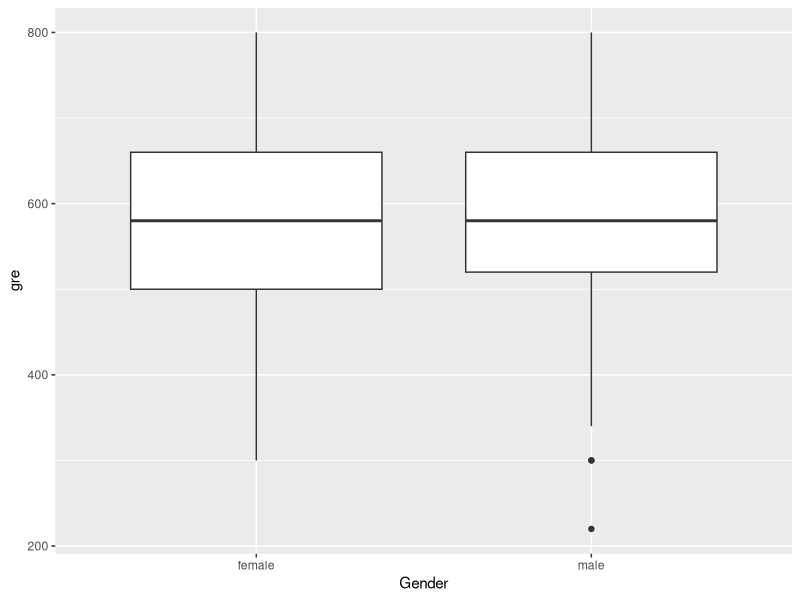
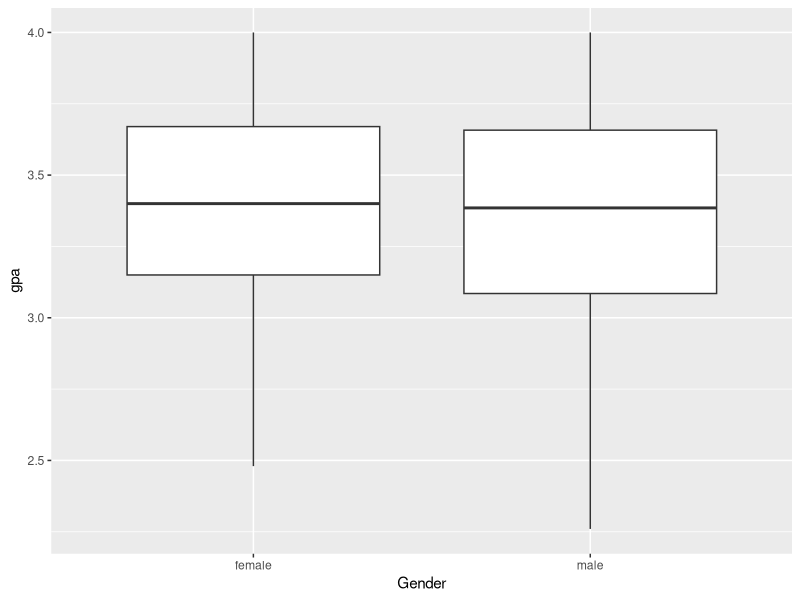
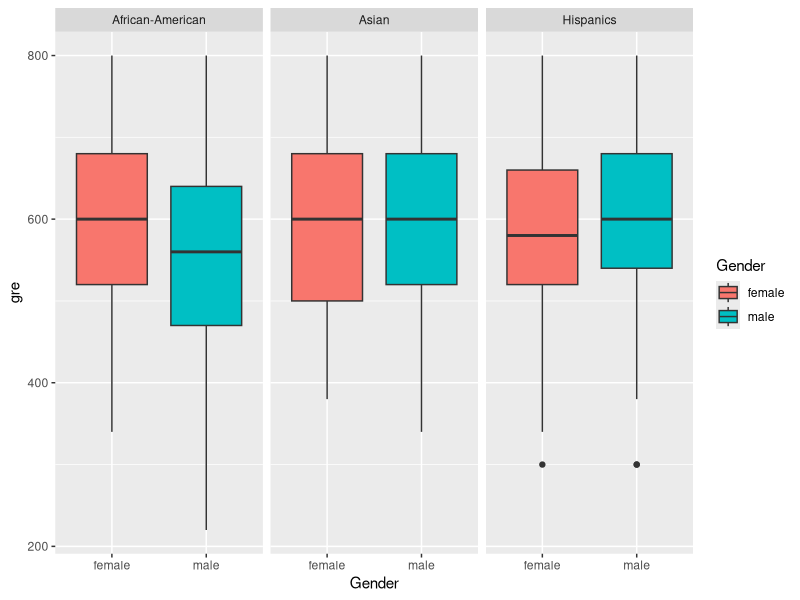
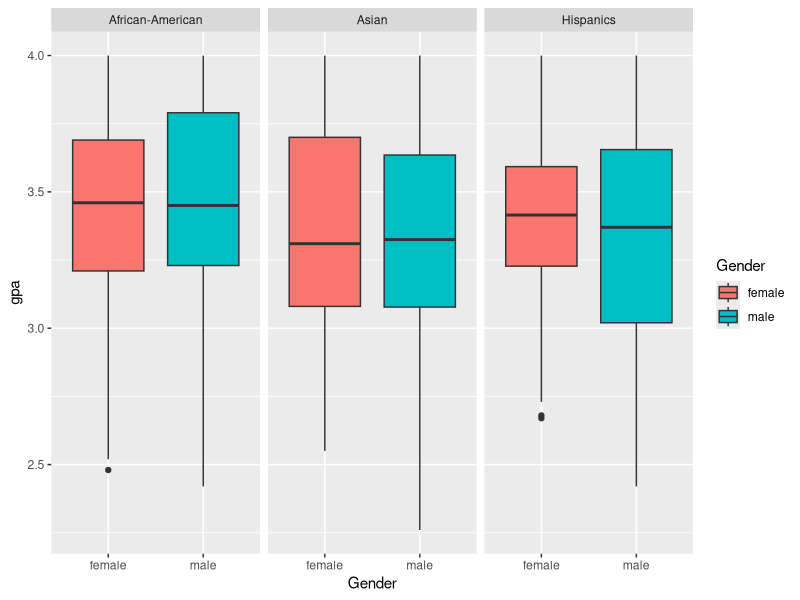
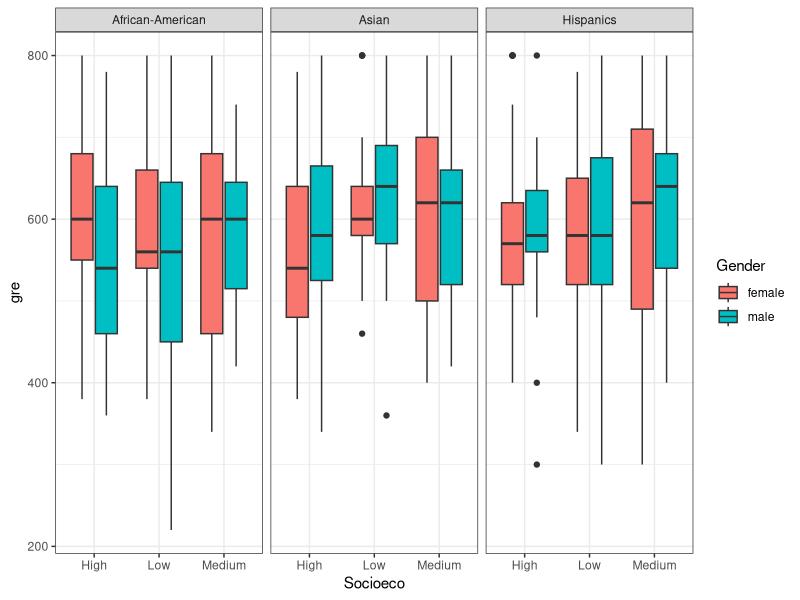
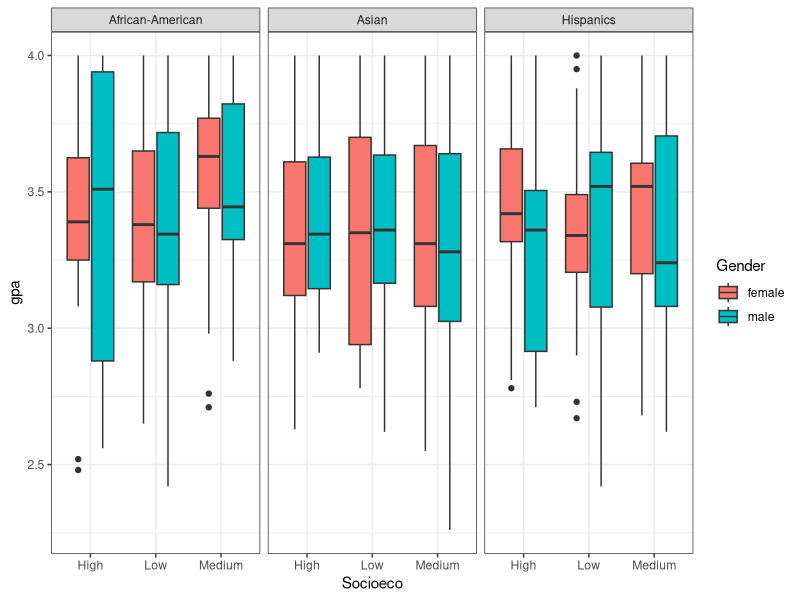
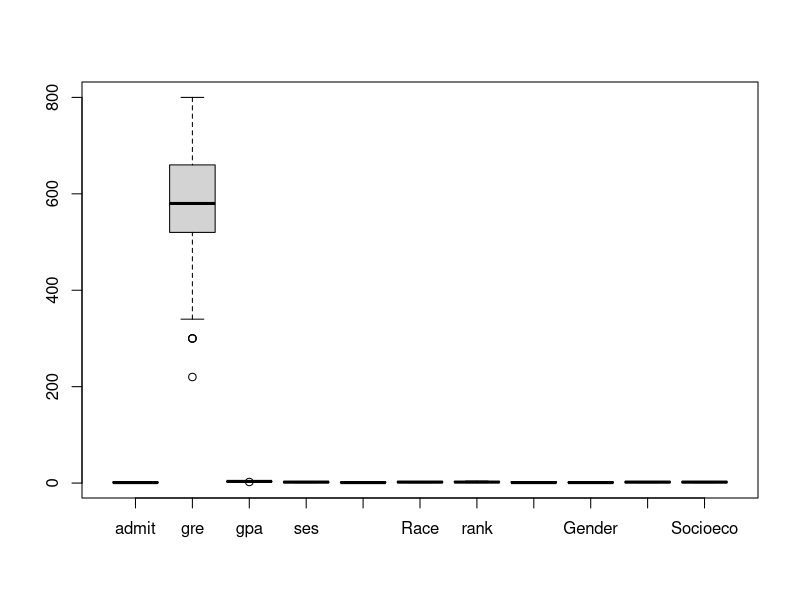
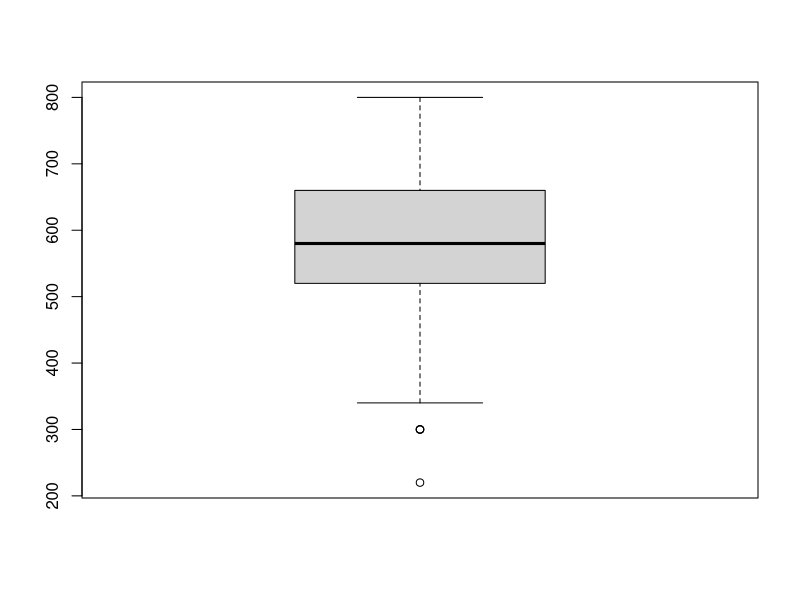

Recreate these plots in R, in order.
#Loading packages and librabies

if(!require(lubridate))install.packages("lubridate")
if(!require(readr))install.packages("readr")
if(!require(ggplot2))install.packages("ggplot2")
if(!require(tidyverse))install.packages("tidyverse")
if(!require(caret)) install.packages("caret")
if(!require(rpart)) install.packages("rpart")
if(!require(dplyr)) install.packages("dplyr")

library(caret)
library(tidyverse)
library(rpart)
library(readr)
library(dplyr)
library(ggplot2)
library(lubridate)


#Set working directory
getwd()
setwd("C:/Users/eboley/OneDrive - Partners In Health/Desktop/Data/project")

#Set Relative folder path

College <- read.csv("R/College_admission.csv")


# 3 significant digits
options(digits = 3)

#Recoding categorical & numerical variables
College_clean <- College %>%
  mutate(GreLevels=ifelse(gre<440,"Low",ifelse(gre<580,"Medium","High"))) %>%
  mutate(Gender=ifelse(Gender_Male == 0, "female","male")) %>%
  mutate(Demo = recode(Race,
                       "1" = "Hispanics",
                       "2" = "Asian",
                       "3" = "African-American"))%>%
  mutate(Socioeco = recode(ses,
                           "1" = "Low",
                           "2" = "Medium",
                           "3" = "High"))


#Summary of data
summary(College_clean)
str(College_clean)

#Data type as numeric (admit, ses, race, gender, and rank), GreLevels as character variable

#Transforming categorical variables (admit, ses, gender, rank) 
College_clean$admit <- as.factor(College_clean$admit)
College_clean$ses <- as.factor(College_clean$ses)
College_clean$Race <- as.factor(College_clean$Race)
College_clean$Gender_Male <- as.factor(College_clean$Gender_Male)
College_clean$rank <- as.factor(College_clean$rank)
College_clean$GreLevels <- as.factor(College_clean$GreLevels)
College_clean$Gender <- as.factor(College_clean$Gender)
College_clean$Demo <- as.factor(College_clean$Demo)
College_clean$Socioeco <- as.factor(College_clean$Socioeco)

#Finding missing data
is.na(College_clean)
sum(is.na(College_clean))
#there is no missing values in dataset


#Distribution of gre & gpa scores among gender

College_clean %>%
  ggplot(aes(Gender,gre))+
  geom_boxplot()

College_clean %>%
  ggplot(aes(Gender,gpa))+
  geom_boxplot()

#Variation in gre & gpa by gender, race and socioenomic status

College_clean %>%
  ggplot(aes(Gender,gre, fill = Gender))+
  geom_boxplot()+
  facet_grid(~Demo)

College_clean %>%
  ggplot(aes(Gender,gpa, fill = Gender))+
  geom_boxplot()+
  facet_grid(~Demo)

College_clean %>%
  ggplot(aes(Socioeco, gre, fill = Gender))+
  #geom_density(alpha = 0.5)+
  geom_boxplot()+
  facet_wrap(~Demo)+
  theme_bw()

College_clean %>%
  ggplot(aes(Socioeco, gpa, fill = Gender))+
  #geom_density(alpha = 0.5)+
  geom_boxplot()+
  facet_wrap(~Demo)+
  theme_bw()


#Find outlers in data set
boxplot(College_clean)
boxplot(College_clean$gre)
boxplot(College_clean$gpa)

#Identifying of outliers

boxplot.stats(College_clean$gpa)$out
boxplot.stats(College_clean$gre)$out
#GPA outlier is 2.26
#GRE outlier are 300 300 220 300

#Removing outliers

College_clean <- subset(College_clean, gpa != 2.26)
College_clean <- subset(College_clean, gre != 300 & gre !=220)

#Confirmation outliers removed

boxplot(College_clean$gpa)
boxplot(College_clean$gre)

#Creating train and test sets
set.seed(42, sample.kind = "Rounding")

test_index <- createDataPartition(College_clean$admit, times = 1, p = 0.2, list = FALSE)
College_test <- College_clean[test_index,]
College_train <- College_clean[-test_index,]

nrow(College_train)
nrow(College_test)

#Proportion of individuals in the training set admitted

mean(College_train$admit == 1)

#Accuracy of guessing method
set.seed(3, sample.kind = "Rounding")
guess <- sample(c(0,1), nrow(College_test), replace = TRUE)
mean(guess == College_test$admit)


#Proportion of females admitted
College_train %>%
  group_by(Gender_Male) %>%
  summarize(Admit = mean(admit == 1)) %>%
  filter(Gender_Male == "0") %>%
  pull(Admit)

#Proportion of males admitted
College_train %>%
  group_by(Gender_Male) %>%
  summarize(Admit = mean(admit == 1)) %>%
  filter(Gender_Male == "1") %>%
  pull(Admit)

#Predicting admission by sex
# predict admission = 1 if male, 0 if female

sex_model <- ifelse(College_test$Gender == "female", 0, 1)

# Calculate accuracy
mean(sex_model == College_test$admit)

# Predicting admission by socioeconomic class

College_train %>%
  group_by(Socioeco) %>%
  summarize(Admit = mean(admit == 1))

#Accuracy of class-based prediction method
# predict admission only if socioeconomic class is low

class_model <- ifelse(College_test$ses == 1, 1, 0)

#Calculate accuracy
mean(class_model == College_test$admit)

#Prediction of admission based on class and sex
College_train %>%
  group_by(Gender, Socioeco) %>%
  summarize(admit = mean(admit == 1))
  #filter(admit > 0.5)

#
#Prediction of admission based on class and sex
College_train %>%
  group_by(Gender, Race) %>%
  summarize(admit = mean(admit == 1))
#filter(admit > 0.5)

#Confusion matrix
confusionMatrix(data = factor(sex_model), reference = factor(College_test$admit))
confusionMatrix(data = factor(class_model), reference = factor(College_test$admit))

#F means score

F_meas(data = factor(sex_model), reference = College_test$admit)
F_meas(data = factor(class_model), reference = College_test$admit)

# Admission by gre and gpa using LDA and QDA

#The accuracy on the test set for the LDA model?
set.seed(1, sample.kind = "Rounding")

train_lda <- train(admit ~ gpa, method = "lda", data = College_train)
lda_preds <- predict(train_lda, College_test)
mean(lda_preds == College_test$admit)

train_lda_a <- train(admit ~ gre, method = "lda", data = College_train)
lda_preds_a <- predict(train_lda_a, College_test)
mean(lda_preds_a == College_test$admit)

#The accuracy on the test set for the QDA model

train_qda <- train(admit ~ gpa, method = "qda", data = College_train)
qda_preds <- predict(train_qda, College_test)
mean(qda_preds == College_test$admit)

train_qda_a <- train(admit ~ gre, method = "qda", data = College_train)
qda_preds_a <- predict(train_qda_a, College_test)
mean(qda_preds_a == College_test$admit)

#The accuracy of your model (using gre as the only predictor) on the test set 
train_glm_gre <- train(admit ~ gre, method = "glm", data = College_train)
glm_preds_gre <- predict(train_glm_gre, College_test)
mean(glm_preds_gre == College_test$admit)

#The accuracy of your model (using these four predictors) on the test set?
train_glm <- train(admit ~ gre + gpa + ses + Race, method = "glm", data = College_train)
glm_preds <- predict(train_glm, College_test)
mean(glm_preds == College_test$admit)

#The accuracy of your model (using all predictors) on the test set?
str(College_train)
college_train_all <- College_train %>% select (admit:rank)
college_test_all <- College_test %>% select (admit:rank)


train_glm_all <- train(admit ~ ., method = "glm", data = college_train_all)
train_glm_all

glm_all_preds <- predict(train_glm_all, college_test_all)
glm_all_preds

mean(glm_all_preds == college_test_all$admit)

#kNN model

